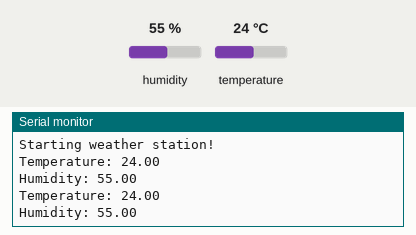
This sketch was run on a simulated Arduino Uno, built with avr-gcc and run on an emulated ATmega328P. Shown: the last lines printed to the serial monitor. The test bench sets the inputs (shaded band); at power-on: humidity 55 %, temperature 24 °C.

Above: at 5.8 s.
5.9 s: humidity set to 22 %
At 11.5 s:
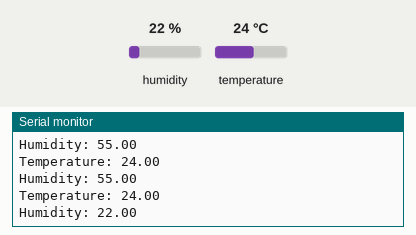
11.9 s: temperature set to 12 °C
At 15.5 s:
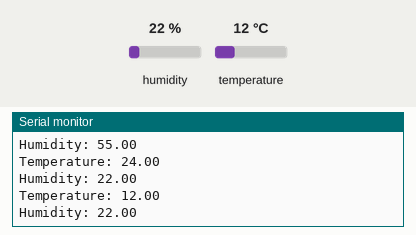
17.9 s: humidity set to 40 %
At 20.7 s:
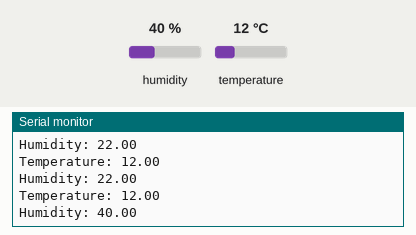
Timing chart, 0 to 22.2 s (numbered marks = the images above; inputs shaded):
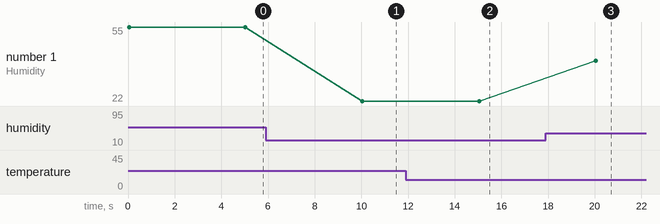

The sketch:

assignment2key.ino
```cpp
#include "DHT.h"

DHT dhtSensor(7, DHT22);

void setup() {
  dhtSensor.begin();
  Serial.begin(9600);
  Serial.println("Starting weather station!");
}

void loop() {
  float temperature;
  float humidity;
  temperature = dhtSensor.readTemperature();
  humidity = dhtSensor.readHumidity();
  Serial.print("Temperature: ");
  Serial.println(temperature);
  Serial.print("Humidity: ");
  Serial.println(humidity);
  delay(5000);
}
```

Measured:
- after the input at 5.9 s, the serial monitor: prints a new line after 4.1 s (image 1)
- after the input at 11.9 s, the serial monitor: prints a new line after 3.1 s (image 2)
- after the input at 17.9 s, the serial monitor: prints a new line after 2.2 s (image 3)
- plotted number 1: 55 → 22 after the input at 5.9 s, 22 → 40 after the input at 17.9 s
